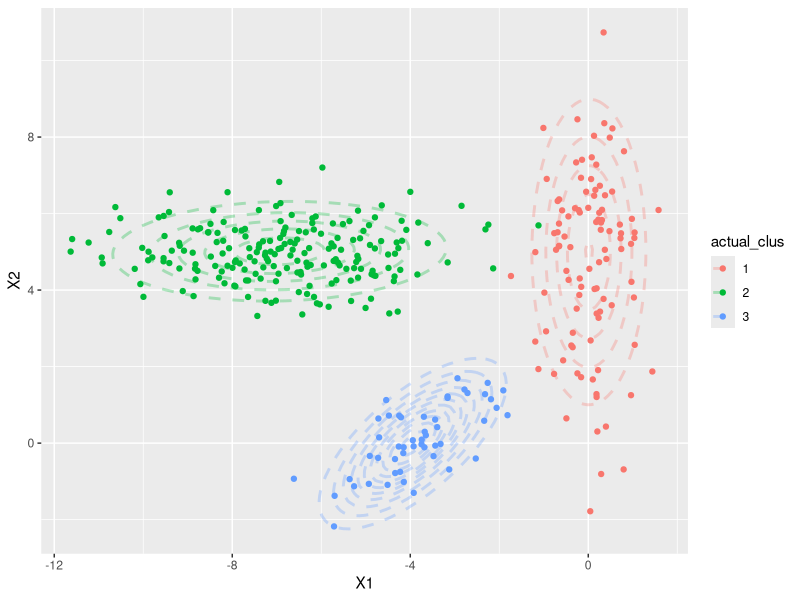
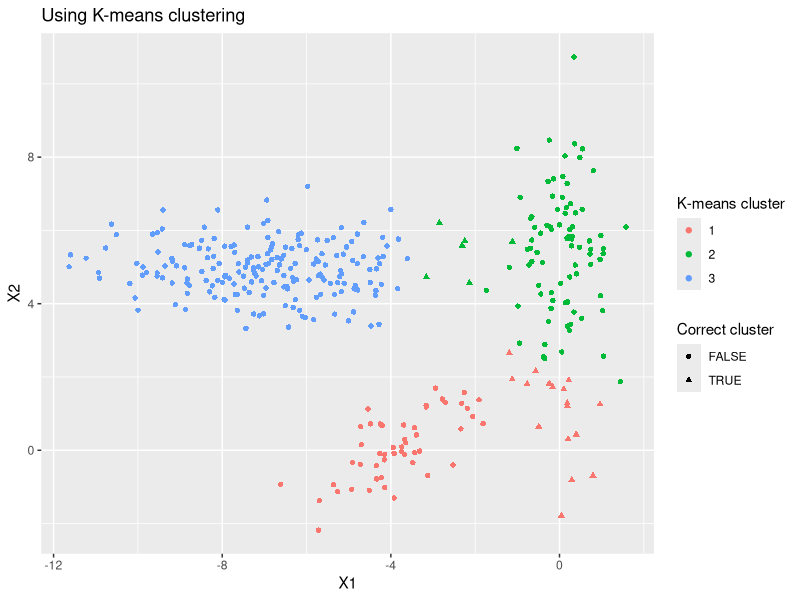
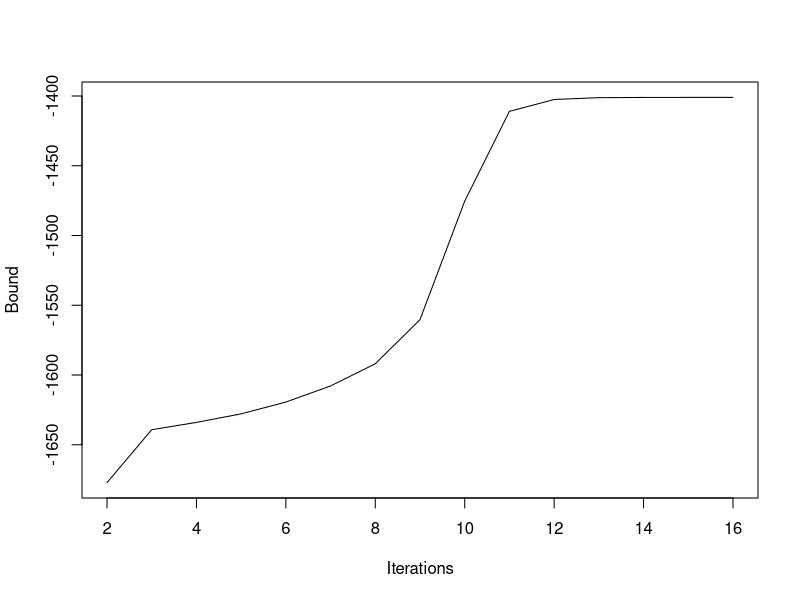
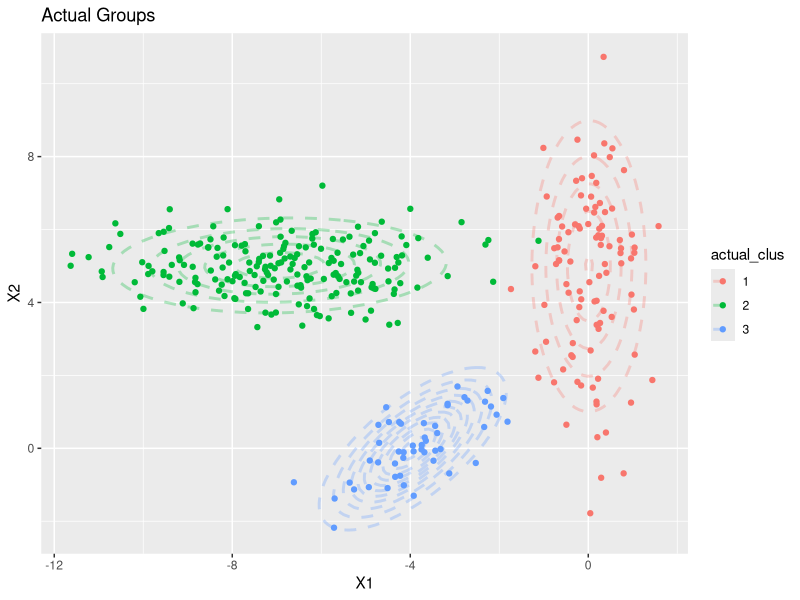
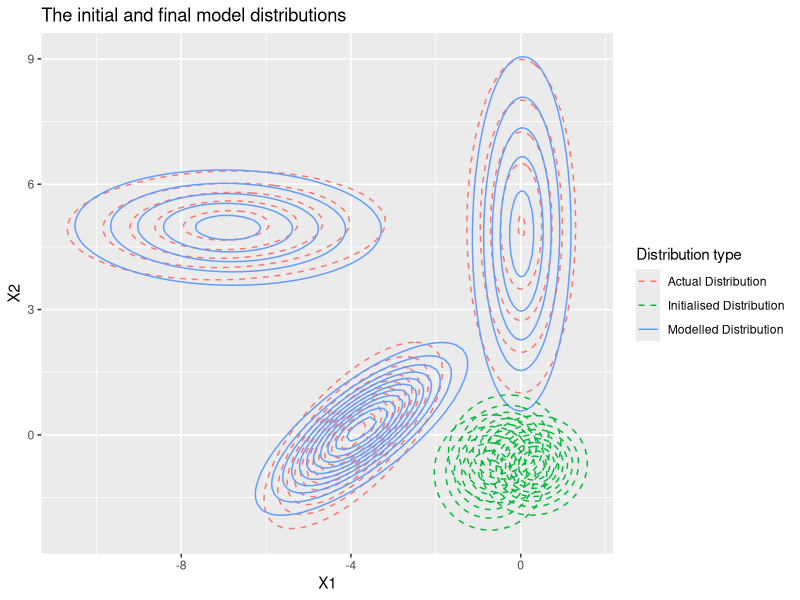
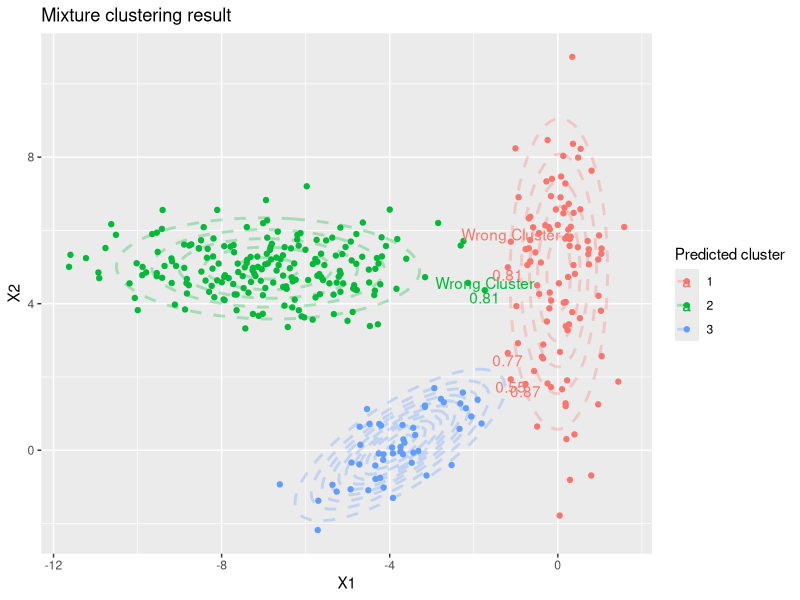
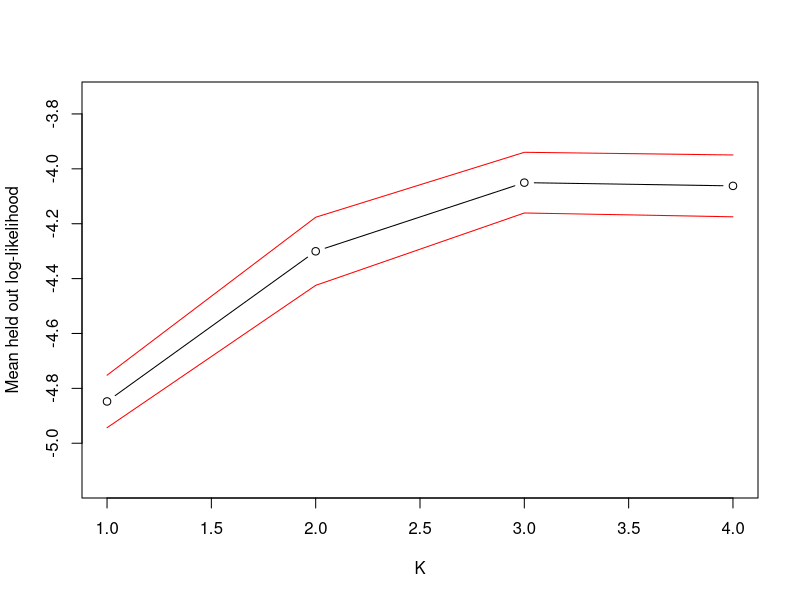
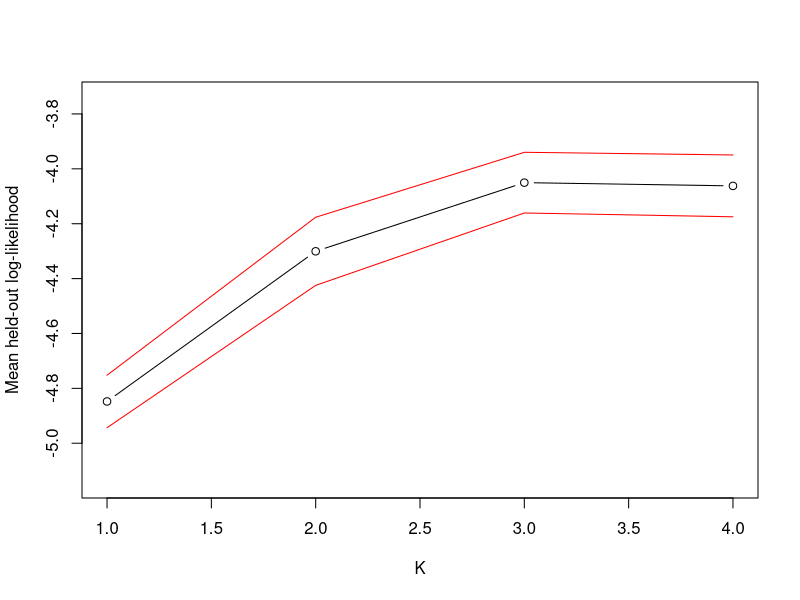

Source code (R) for these figures, in order:
## ---- chunk 1
library(mvtnorm)
library(dplyr)
library(ggplot2)
library(data.table)
library(tidyr)
library(Hmisc)
#library(stats)
library(knitr)
library(pracma)
## ---- chunk 2
knitr::opts_chunk$set(echo = TRUE, warning = FALSE)
## ---- chunk 3
# Generate simulated data to test model----
set.seed(234)
# cluster 1, 100 samples:
clus_1 = rmvnorm(100, mean = c(0,5), sigma = matrix(c(0.5,0.1,0.1,5),ncol=2))
# cluster 2, 200 samples:
clus_2 = rmvnorm(200, mean = c(-7,5), sigma = matrix(c(4,0.1,0.1,0.5), ncol = 2))
# cluster 3, 50 samples:
clus_3 = rmvnorm(50, mean = c(-4,-0), sigma = matrix(c(1,0.7,0.7,1), ncol = 2))

# put them together for plotting

# for column on actual cluster
actual = c(rep(1, nrow(clus_1)),rep(2, nrow(clus_2)),rep(3, nrow(clus_3)))

train_df = as.data.frame(rbind(clus_1,clus_2,clus_3))

train_df$actual_clus <- as.factor(actual)

colnames(train_df) <- c("X1","X2","actual_clus")

# plot the distribution:

# create function that generate data for contours
set.seed(23)

create_data_for_mvnorm_contour <- function(n, mean, sigma) {
  d <- as.data.table(rmvnorm(n, mean = mean, sigma = sigma))
  setnames(d, names(d), c("x", "y"))
  testd <- as.data.table(expand.grid(
    x = seq(from = min(d$x), to = max(d$x), length.out=50),
    y = seq(from = min(d$y), to = max(d$y), length.out = 50)))
  testd[,Density := dmvnorm(cbind(x,y), mean = colMeans(d), sigma = cov(d))]
  return(testd)
}

# create data to plot contours
clus_1_contour_actual <- create_data_for_mvnorm_contour(1000, mean = c(0,5), sigma = matrix(c(0.5,0.1,0.1,5),ncol=2))
clus_1_contour_actual$actual_clus = 1
clus_2_contour_actual <- create_data_for_mvnorm_contour(1000, mean = c(-7,5), sigma = matrix(c(4,0.1,0.1,0.5), ncol = 2))
clus_2_contour_actual$actual_clus = 2
clus_3_contour_actual <- create_data_for_mvnorm_contour(1000, mean = c(-4,-0), sigma = matrix(c(1,0.7,0.7,1), ncol = 2))
clus_3_contour_actual$actual_clus = 3

contour_actual <- rbind(clus_1_contour_actual,clus_2_contour_actual,clus_3_contour_actual)
contour_actual$actual_clus <- as.factor(contour_actual$actual_clus)


ggplot(train_df, aes(x=X1, y=X2, group=actual_clus, col=actual_clus))+
  geom_point()+
  geom_contour(data = contour_actual, aes(x,y,z=Density), size = 1, linetype = 2, alpha = 0.3)
## ---- chunk 4
X = as.matrix(train_df %>% select(1:2))

set.seed(43)
dim(X)
km.out = kmeans(X,3,nstart=20)

pred_df1_kmeans <- train_df
  
pred_df1_kmeans$kmeans_pred = km.out$cluster

table(pred_df1_kmeans$actual_clus, pred_df1_kmeans$kmeans_pred)

# so pred 1 = clus2, pred 2 = 3, pred 3 = 1

pred_df1_kmeans1 <- pred_df1_kmeans %>%
  mutate(km_clus_aligned = case_when(kmeans_pred==1~2,
                                     kmeans_pred==2~3,
                                     kmeans_pred==3~1)) %>%
  mutate(kmeans_correct = as.numeric(km_clus_aligned == actual_clus))

mean(pred_df1_kmeans1$kmeans_correct)
pred_df1_kmeans1$km_clus_aligned <- as.factor(pred_df1_kmeans1$km_clus_aligned)

table(pred_df1_kmeans1$actual_clus, as.numeric(pred_df1_kmeans1$km_clus_aligned))
#s till not too bad actually, some muddling between cluster 1 and 3
## ---- chunk 5
ggplot(pred_df1_kmeans1, aes(x=X1, y=X2, group=km_clus_aligned , col=km_clus_aligned, shape = as.logical(kmeans_correct)))+
         geom_point()+
  ggtitle("Using K-means clustering")+
  labs(col="K-means cluster",
       shape="Correct cluster")
## ---- chunk 6
# let's build the model!!-----

X = as.matrix(train_df %>% select(1:2))

# Initialise the mixture:
K = 3 # assumed known for now, test miximum likelihood CV later

set.seed(45)
means = matrix(rnorm(K*2), nrow = K, ncol = 2) # random initialisation

covs = list()

for(k in 1:K){
  covs[[k]] = runif(1)*diag(2)
} # again random

priors = rep(1/K,K) # same as pi in book, assume uniform, i.e. no info

# Run it!

max_iter = 100 # break it if neccessary

N = nrow(X)
D = ncol(X)
q = matrix(0, nrow = N, ncol = K) # = POSTERIOR!! initialise an empty ones
B = -Inf #initialise lower bound for Jensen's inequality
converged = FALSE
it = 0
tol = 1e-2 # stop when less than this improvement for lower bound
temp = matrix(0,nrow=N,ncol=K) # for storing result of likelihood func for each nk temporarily

while(converged == FALSE && it<=max_iter){
  it = it + 1
  # Update posterior (q)
  for(k in 1:K){
    const = -(D/2)*log(2*pi) - 0.5*log(det(covs[[k]])) # mvnorm constants
    Xm = X - matrix(rep(means[k,],N),nrow=N,byrow=TRUE) # make (X - means of X)
    temp[,k] = const - 0.5*diag(Xm%*%solve(covs[[k]])%*%t(Xm)) # store LOG likelihood for each n (for each k), diag only becuase it's now big X instead of xn and T becuz its transposed
  }
  
  # Compute the Bound on the likelihood
  if(it>1){
    B = c(B,sum(q*log(matrix(rep(priors,N),nrow=N,byrow=TRUE))))
    B[it] = B[it] + sum(q*temp) - sum(q*log(q)) #lower bound in p.218
    if(abs(B[it]-B[it-1])<tol){
      converged = TRUE
    }
  }
  
  # not sure this is right??
  #temp = temp + matrix(rep(priors,N),nrow=N,byrow=TRUE) # no need to log this too??
  #q = exp(temp - matrix(rep(apply(X=temp,MARGIN=1,FUN=max),K),ncol=K,byrow=FALSE)) #fun should be sum?
  
  #replaced
  temp = exp(temp)*(matrix(rep(priors,N),nrow=N,byrow=TRUE))
  q=temp
  #q = temp - (matrix(rep(apply(X=temp,MARGIN=1,FUN=max),K),ncol=K,byrow=FALSE))
  
  # Minor hack for numerical issues - stops the code crashing when
  # clusters are empty
  q[which(q<1e-60)] = 1e-60
  #q[which(q>1-1e-60)] = 1e-60 #??
  q = q/matrix(rep(rowSums(q),K),ncol=K,byrow=FALSE)
  # Update priors
  priors = colMeans(q)
  # Update means
  for(k in 1:K){
    means[k,] = colSums(X*matrix(rep(q[,k],D),ncol=D,byrow=FALSE))/sum(q[,k]) # the matrix function is just to spread qnk to have NxD dimension for each k
  }
  # update covariances
  for(k in 1:K){
    Xm = X - matrix(rep(means[k,],N),nrow=N,byrow=TRUE)
    covs[[k]] = t(Xm*matrix(rep(q[,k],D),ncol=D,byrow=FALSE))%*%Xm # again becuz it is X instead of Xm so need to retransposed, and sum is in already because X is used
    covs[[k]] = covs[[k]]/sum(q[,k])
  }
}

q

## Plot the bound
plot(2:length(B),B[2:length(B)],xlab="Iterations",ylab="Bound",type="l")

# show prediction --------

pred_df <- cbind(train_df, q)

colnames(pred_df)[4:6] <- c("posterior_clus1", "posterior_clus2", "posterior_clus3")

pred_df$n = as.numeric(rownames(pred_df))

pred_df <- pred_df %>%
  select(n, 1:posterior_clus3)

#find max prediction and prob:

pred_df_max <- pred_df %>%
  select(n, "1"=posterior_clus1,"2"=posterior_clus2,"3"=posterior_clus3) %>%
  gather(key="given_clus", value = "posterior_p",-1) %>%
  group_by(n) %>%
  summarise(max_posterior = max(posterior_p))
  
pred_df1 <- pred_df %>%
  left_join(pred_df_max) %>%
  mutate(pred_clus = case_when(max_posterior == posterior_clus1 ~ 1,
                               max_posterior == posterior_clus2 ~ 2,
                               max_posterior == posterior_clus3 ~ 3))

# draw confusion matrix:

table(pred_df1$actual_clus, pred_df1$pred_clus)

# so pred 1 = 3; and pred 3 = 1

pred_df1 <- pred_df %>%
  left_join(pred_df_max) %>%
  rename(posterior_clus1 = "posterior_clus3", posterior_clus3 = "posterior_clus1") %>%
  mutate(pred_clus = case_when(max_posterior == posterior_clus1 ~ 1,
                               max_posterior == posterior_clus2 ~ 2,
                               max_posterior == posterior_clus3 ~ 3)) %>%
  mutate(same_clus = as.numeric(pred_clus == actual_clus))

pred_df1 %>% filter(same_clus ==0)

pred_df1$pred_clus <- as.factor(pred_df1$pred_clus)

# plot updated clusters:

#BEFORE:

ggplot(train_df, aes(x=X1, y=X2, group=actual_clus, col=actual_clus))+
  geom_point()+
  geom_contour(data = contour_actual, aes(x,y,z=Density), size = 1, linetype = 2, alpha = 0.3)+
  ggtitle("Actual Groups")

#AFTER:

# create data to plot contours
clus_1_contour_modelled <- create_data_for_mvnorm_contour(1000, mean = means[3,], sigma = covs[[3]])
clus_1_contour_modelled$pred_clus = 1
clus_2_contour_modelled <- create_data_for_mvnorm_contour(1000, mean = means[2,], sigma = covs[[2]])
clus_2_contour_modelled$pred_clus = 2
clus_3_contour_modelled <- create_data_for_mvnorm_contour(1000, mean = means[1,], sigma = covs[[1]])
clus_3_contour_modelled$pred_clus = 3

contour_modelled <- rbind(clus_1_contour_modelled,clus_2_contour_modelled,clus_3_contour_modelled)
contour_modelled$pred_clus <- as.factor(contour_modelled$pred_clus)
## ---- chunk 7
# plot contours only: actual, start , end

#find the initialisation

set.seed(45)
means_ori = matrix(rnorm(K*2), nrow = K, ncol = 2) 

covs_ori = list()

for(k in 1:K){
  covs_ori[[k]] = runif(1)*diag(2)
} # again random

# create data to plot contours
clus_1_contour_ori <- create_data_for_mvnorm_contour(1000, mean = means_ori[1,], sigma = covs_ori[[1]])
clus_1_contour_ori$clus = 1
clus_2_contour_ori <- create_data_for_mvnorm_contour(1000, mean = means_ori[2,], sigma = covs_ori[[2]])
clus_2_contour_ori$clus = 2
clus_3_contour_ori <- create_data_for_mvnorm_contour(1000, mean = means_ori[3,], sigma = covs_ori[[3]])
clus_3_contour_ori$clus = 3

contour_ori <- rbind(clus_1_contour_ori,clus_2_contour_ori,clus_3_contour_ori)
contour_ori$clus <- as.factor(contour_ori$clus)
## ---- chunk 8

ggplot()+
  geom_contour(data=contour_actual, aes(x,y,z=Density, group=actual_clus, col="Actual Distribution"), linetype = 2)+
  geom_contour(data = contour_modelled, aes(x,y,z=Density, group = pred_clus, col="Modelled Distribution"), linetype = 1)+
  geom_contour(data=contour_ori, aes(x,y,z=Density, group=clus, col="Initialised Distribution"), linetype = 2)+
  labs(x = "X1",
       y = "X2",
       color = "Distribution type")+
  ggtitle("The initial and final model distributions")
## ---- chunk 9
kable(head(pred_df1), col.names = c("Simulated observation", "X1", "X2", "Actual Cluster", "Posterior Probability for Cluster 3", "Posterior Probability for Cluster 2", "Posterior Probability for Cluster 1", "Max. Posterior", "Predicted Cluster", "Same as Actual"))
## ---- chunk 10
ggplot(pred_df1, aes(x=X1, y=X2, group=pred_clus , col=pred_clus))+
  geom_point()+
  geom_contour(data = contour_modelled, aes(x,y,z=Density), size = 1, linetype = 2, alpha = 0.3)+
  ggtitle("Mixture clustering result") +
  geom_text(data=filter(pred_df1, same_clus==0),
            aes(x=X1,y=X2+0.2,label="Wrong Cluster")) +
  geom_text(data=filter(pred_df1, max_posterior <0.9),
            aes(x=X1,y=X2-0.2,label=round(max_posterior,2)))+
  labs(col="Predicted cluster")
## ---- chunk 11
Kvals = 1:4 # this data can run 4 K max due to collinearity for perfect data?
outlike = matrix(NA,nrow=length(Kvals),ncol=N)
# 10 folds CV
NFold = 10
sizes = rep(floor(N/NFold),NFold) # sample size of each fold
sizes[NFold] = sizes[NFold] + N - sum(sizes) # adj remainder
csizes = c(0,cumsum(sizes))
set.seed(234)
order = sample.int(N) # Randomise the data order


for(kv in 1:length(Kvals)){
  K = Kvals[kv]
  for(fold in 1:NFold){
    cat('\nK:',K,'fold:',fold)
    foldindex = order[(csizes[fold]+1):csizes[fold+1]]
    trainX = X[-foldindex,] 
    testX = X[foldindex,]
    
    # now run the mixture model:
    set.seed(45)
    means = matrix(rnorm(K*2), nrow = K, ncol = 2) # random initialisation
    
    covs = list()
    
    for(k in 1:K){
      covs[[k]] = runif(1)*diag(2)
      } # again random
    
    priors = rep(1/K,K) # same as pi in book, assume uniform, i.e. no info
    
    # Run it!
    
    max_iter = 100 # break it if neccessary
    
    Ntrain = nrow(trainX)
    q = matrix(0, nrow = Ntrain, ncol = K) # = POSTERIOR!! initialise an empty ones
    B = -Inf #initialise lower bound for Jensen's inequality
    converged = FALSE
    it = 0
    tol = 1e-2 # stop when less than this improvement for lower bound
    temp = matrix(0,nrow=Ntrain,ncol=K) # for storing result of likelihood func for each nk temporarily
    
    while(converged == FALSE && it<=max_iter){
      it = it + 1
      # Update posterior (q)
      for(k in 1:K){
        const = -(D/2)*log(2*pi) - 0.5*log(det(covs[[k]])) # mvnorm constants
        Xm = trainX - matrix(rep(means[k,],Ntrain),nrow=Ntrain,byrow=TRUE) # make (X - means of X)
        temp[,k] = const - 0.5*diag(Xm%*%solve(covs[[k]])%*%t(Xm)) # store LOG likelihood for each n (for each k), diag only becuase it's now big X instead of xn and T becuz its transposed
      }
      
      # Compute the Bound on the likelihood
      if(it>1){
        B = c(B,sum(q*log(matrix(rep(priors,Ntrain),nrow=Ntrain,byrow=TRUE))))
        B[it] = B[it] + sum(q*temp) - sum(q*log(q)) #lower bound in p.218
        if(abs(B[it]-B[it-1])<tol){
          converged = TRUE
        }
      }
      
      # not sure this is right??
      #temp = temp + matrix(rep(priors,N),nrow=N,byrow=TRUE) # no need to log this too??
      #q = exp(temp - matrix(rep(apply(X=temp,MARGIN=1,FUN=max),K),ncol=K,byrow=FALSE)) #fun should be sum?
      
      #replaced
      temp = exp(temp)*(matrix(rep(priors,Ntrain),nrow=Ntrain,byrow=TRUE))
      q=temp
      #q = temp - (matrix(rep(apply(X=temp,MARGIN=1,FUN=max),K),ncol=K,byrow=FALSE))
      
      # Minor hack for numerical issues - stops the code crashing when
      # clusters are empty
      q[which(q<1e-60)] = 1e-60
      #q[which(q>1-1e-60)] = 1e-60 #??
      q = q/matrix(rep(rowSums(q),K),ncol=K,byrow=FALSE)
      # Update priors
      priors = colMeans(q)
      # Update means
      for(k in 1:K){
        means[k,] = colSums(trainX*matrix(rep(q[,k],D),ncol=D,byrow=FALSE))/sum(q[,k]) # the matrix function is just to spread qnk to have NxD dimension for each k
      }
      # update covariances
      for(k in 1:K){
        Xm = trainX - matrix(rep(means[k,],Ntrain),nrow=Ntrain,byrow=TRUE)
        covs[[k]] = t(Xm*matrix(rep(q[,k],D),ncol=D,byrow=FALSE))%*%Xm # again becuz it is X instead of Xm so need to retransposed, and sum is in already because X is used
        covs[[k]] = covs[[k]]/sum(q[,k])
      }
    }
    # now mixture completed, find held-out likelihood
    
    Ntest = nrow(testX)
    temp = matrix(0,nrow=Ntest,ncol=K)
    for(k in 1:K){
      const = -(D/2)*log(2*pi) - 0.5*log(det(covs[[k]]))
      Xm = testX - matrix(rep(means[k,],Ntest),nrow=Ntest,byrow=TRUE)
      temp[,k] = const - 0.5 * diag(Xm%*%solve(covs[[k]])%*%t(Xm))
    }
    #temp = exp(temp) + matrix(rep(priors,Ntest),nrow=Ntest,byrow=TRUE) #again, i dont think this is right, should be *
    temp = exp(temp)*matrix(rep(priors,Ntest),nrow=Ntest,byrow=TRUE)
    outlike[kv,(csizes[fold]+1):csizes[fold+1]] = as.vector(log(rowSums(temp))) #likelihood of each n is sum of all k, p.217 (6.6)
  }
}

# dataset log likelihood for each K:

dataset_log_like = rowSums(outlike)

# use means instead, which is just divide by N, but can calculate std of mean

mean_log_like = rowMeans(outlike)

two_se_upper = rowMeans(outlike)+2*apply(X=outlike,MARGIN=1,FUN=std)/sqrt(N)
two_se_lower = rowMeans(outlike)-2*apply(X=outlike,MARGIN=1,FUN=std)/sqrt(N)

plot(Kvals, mean_log_like, type="b", ylim=c(min(two_se_lower-0.2),max(two_se_upper+0.2)),
     xlab="K",ylab="Mean held out log-likelihood")
points(Kvals,two_se_lower,type="l",col="red")
points(Kvals,two_se_upper,type="l",col="red")

## ---- chunk 12
plot(Kvals, mean_log_like, type="b", ylim=c(min(two_se_lower-0.2),max(two_se_upper+0.2)),
     xlab="K",ylab="Mean held-out log-likelihood")
points(Kvals,two_se_lower,type="l",col="red")
points(Kvals,two_se_upper,type="l",col="red")
